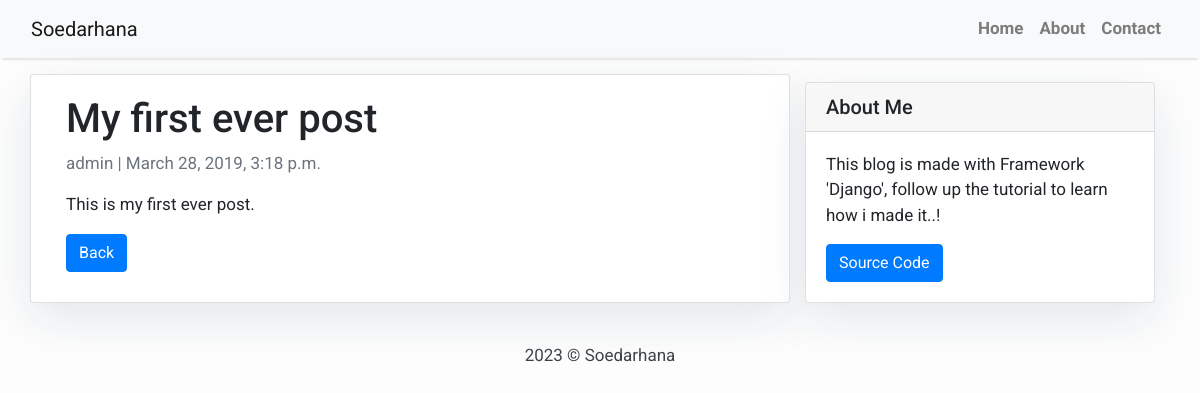
The page /my-first-ever-post/ on the database its author committed.
### blog/models.py (models this page shows, shortened)
class Post(models.Model):
    title = models.CharField(max_length=200, unique=True)
    slug = models.SlugField(max_length=200, unique=True)
    author = models.ForeignKey(User, on_delete= models.CASCADE,related_name='blog_posts')
    updated_on = models.DateTimeField(auto_now= True)
    content = models.TextField()
    created_on = models.DateTimeField(auto_now_add=True)
    status = models.IntegerField(choices=STATUS, default=0)
    class Meta:
        ordering = ['-created_on']

### blog/views.py (the view)
# urls.py: path('<slug:slug>/', views.PostDetail.as_view(), name='post_detail'),
class PostDetail(generic.DetailView):
    model = Post
    template_name = 'post_detail.html'

### templates/post_detail.html
{% extends 'base.html' %}
{% block content %}
<div class="container">
  <div class="row">
    <div class="col-md-8 card mb-4  mt-3 left  top">
      <div class="card-body">
          <h1>{% block title %} {{ object.title }} {% endblock title %}</h1>
          <p class=" text-muted">{{ post.author }} | {{ post.created_on }}</p>
          <p class="card-text ">{{ object.content | safe }}</p>
          <a href="{% url 'home' %}">
            <button type="button" class="btn btn-primary">Back</button>
          </a>
      </div>
    </div>
      {% block sidebar %} {% include 'sidebar.html' %} {% endblock sidebar %}
  </div>
</div>
{% endblock content %}

### templates/base.html (style rules this page uses)
body { font-family: "Roboto", sans-serif; font-size: 17px; background-color: #fdfdfd; }

### templates/sidebar.html (style rules this page uses)
.card { box-shadow: 0 16px 48px #E3E7EB; }

### rows shown on the page
Post: title "My first ever post", author "admin", created_on "March 28, 2019, 3:18 p.m.", content "This is my first ever post."
